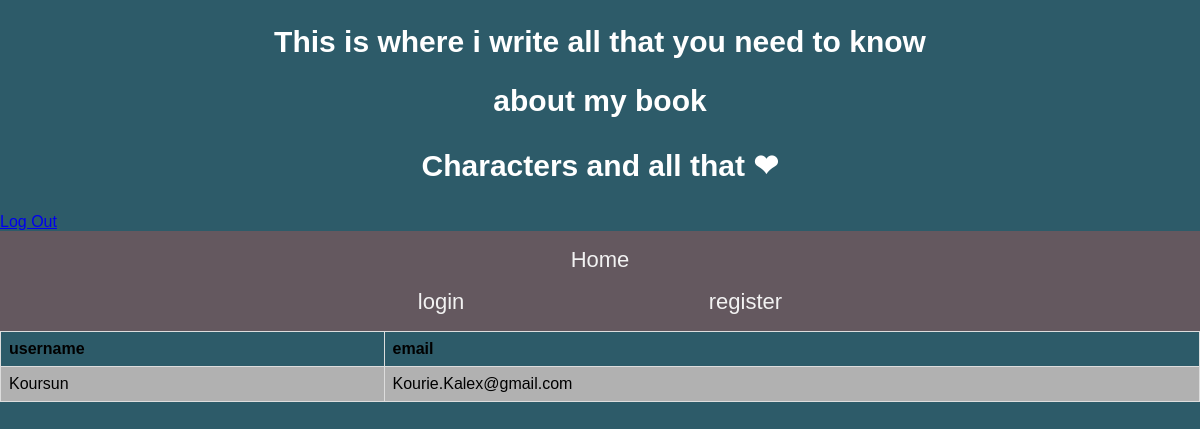
The page /logged (signed in) on the database as committed earlier.
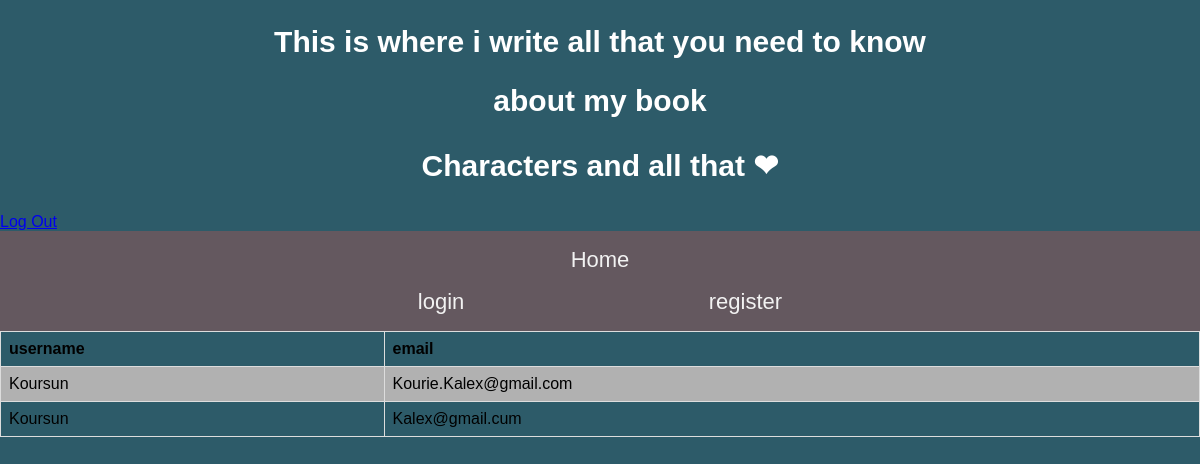
The same page on the database as committed later.
### tables this page shows
CREATE TABLE Account (id INTEGER PRIMARY KEY AUTOINCREMENT NOT NULL, user_ID STRING, mail TEXT, password TEXT);

### app.py (the view)
@app.route('/logged')
def logged():
    home()
    cursor = get_db().cursor()
    sql = ("SELECT * FROM Account WHERE user_id = (?)")
    cursor.execute(sql,(session['username'],))
    result=cursor.fetchall()
    print (result)
    return render_template("logged.html", results=result)

### app.py (called while the page is built)
def get_db():
    db = getattr(g, '_database', None)
    if db is None:
        db = g._database = sqlite3.connect(DATABASE)
    return db

@app.teardown_appcontext
def close_connection(exception):
    db = getattr(g, '_database', None)
    if db is not None:
        db.close()

@app.route('/')
def home():
    if 'username' in session:
        results = f'Logged in as {session["username"]}'
        return render_template("home.html", result=results)
    results = ("Not logged in")
    return render_template("home.html", result=results)

### templates/home.html (shortened to what this page needs)
{% extends "layout.html" %}

### templates/layout.html (shortened to what this page needs)
<!DOCTYPE html>
<html lang="en">
<head>
    <link rel="stylesheet" href="/static/styles.css">
</head>
<body>
    <div id = "wrapper">
    <header>
        <h2>This is where i write all that you need to know</h2>
        <h2>about my book</h2>
        <h3>Characters and all that ❤</h3>
        <span class="loginlogoutlink">
          <a title="Log Out" href="logout">Log Out</a>
    </header>
    <nav>
    <div class="nav">
      <p><a href="/">Home</a></p>
      <p><a href="login">login</a> <a class="active" href="register">register</a></p>
    </nav>
    {% block body %}
    {% endblock %}
</body>
</html>

### templates/logged.html (shortened to what this page needs)
{% extends "layout.html" %}
{% block body %}
<table>
    <tr>
        <th>username</th>
        <th>email</th>
    </tr>
    {% for item in results %}
    <tr>
        <td>{{ item[1] }} </td>
        <td>{{ item[2] }} </td>
    </tr>
    {% endfor %}
</table>
{% endblock %}

### static/styles.css (style rules this page uses)
html { background-color:#2d5b69; font-family: Garamond, Arial, sans-serif, Comic Sans MS, Comic Sans, cursive; }
h2 { color:white; font-size:30px; text-align:center; }
h3 { color:white; font-size:30px; text-align:center; }
table { font-family: Arial, Garamond, sans-serif, cursive; border-collapse: collapse; width: 100%; }
td, th { border: 1px solid #dddddd; text-align: left; padding: 8px; }
tr:nth-child(even) { background-color: #b1b1b1; }
.nav { overflow: hidden; background-color: #64585f; text-align: center; }
.nav a { float: center; color: #f2f2f2; text-align: center; padding: 3px 120px; text-decoration: none; font-size: 22px; }
html, body { margin: 0; }

Rows that differ between the two databases and show on the page:
added Account: user_ID "Koursun", mail "Kalex@gmail.cum"
